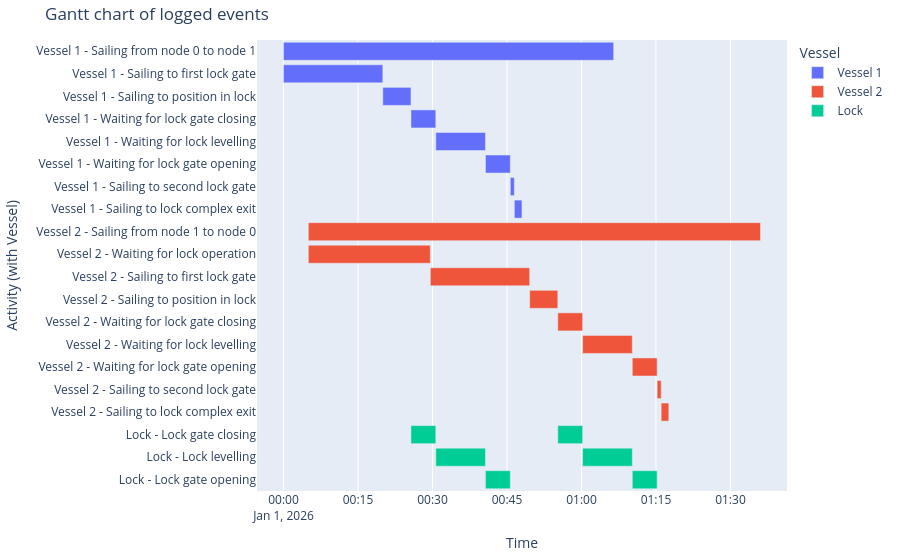

Here is the notebook cell this chart was saved with:
### Markdown cell above
##### Gantt chart
We confirm the vessel-infrastructure behaviour.

### Code cell
# eventtable for only vessels,
df_eventtable = logbook2eventtable([vessel_1, vessel_2, lock_chamber])
generate_vessel_gantt_chart(df_eventtable)

### Figure 1 — Plotly figure (JSON) as saved in the notebook; plotly's stock layout.template omitted (floating-point values rounded to 4 significant figures)
{"data": [{"base": ["2026-01-01T00:00:00.000000", "2026-01-01T00:00:00.000000", "2026-01-01T00:20:00.000000", "2026-01-01T00:25:40.000000", "2026-01-01T00:30:40.000000", "2026-01-01T00:40:40.000000", "2026-01-01T00:45:40.000000", "2026-01-01T00:46:29.000000"], "hovertemplate": "object name=Vessel 1<br>start time=%{base}<br>stop time=%{x}<br>activity label=%{y}<extra></extra>", "legendgroup": "Vessel 1", "marker": {"color": "#636efa", "pattern": {"shape": ""}}, "name": "Vessel 1", "orientation": "h", "showlegend": true, "textposition": "auto", "type": "bar", "x": [3989000, 1200000, 340000, 300000, 600000, 300000, 49000, 92000], "xaxis": "x", "y": ["Vessel 1 - Sailing from node 0 to node 1", "Vessel 1 - Sailing to first lock gate", "Vessel 1 - Sailing to position in lock", "Vessel 1 - Waiting for lock gate closing", "Vessel 1 - Waiting for lock levelling", "Vessel 1 - Waiting for lock gate opening", "Vessel 1 - Sailing to second lock gate", "Vessel 1 - Sailing to lock complex exit"], "yaxis": "y"}, {"base": ["2026-01-01T00:05:00.000000", "2026-01-01T00:05:00.000000", "2026-01-01T00:29:34.000000", "2026-01-01T00:49:34.000000", "2026-01-01T00:55:14.000000", "2026-01-01T01:00:14.000000", "2026-01-01T01:10:14.000000", "2026-01-01T01:15:14.000000", "2026-01-01T01:16:03.000000"], "hovertemplate": "object name=Vessel 2<br>start time=%{base}<br>stop time=%{x}<br>activity label=%{y}<extra></extra>", "legendgroup": "Vessel 2", "marker": {"color": "#EF553B", "pattern": {"shape": ""}}, "name": "Vessel 2", "orientation": "h", "showlegend": true, "textposition": "auto", "type": "bar", "x": [5463000, 1474000, 1200000, 340000, 300000, 600000, 300000, 49000, 92000], "xaxis": "x", "y": ["Vessel 2 - Sailing from node 1 to node 0", "Vessel 2 - Waiting for lock operation", "Vessel 2 - Sailing to first lock gate", "Vessel 2 - Sailing to position in lock", "Vessel 2 - Waiting for lock gate closing", "Vessel 2 - Waiting for lock levelling", "Vessel 2 - Waiting for lock gate opening", "Vessel 2 - Sailing to second lock gate", "Vessel 2 - Sailing to lock complex exit"], "yaxis": "y"}, {"base": ["2026-01-01T00:25:40.000000", "2026-01-01T00:30:40.000000", "2026-01-01T00:40:40.000000", "2026-01-01T00:55:14.000000", "2026-01-01T01:00:14.000000", "2026-01-01T01:10:14.000000"], "hovertemplate": "object name=Lock<br>start time=%{base}<br>stop time=%{x}<br>activity label=%{y}<extra></extra>", "legendgroup": "Lock", "marker": {"color": "#00cc96", "pattern": {"shape": ""}}, "name": "Lock", "orientation": "h", "showlegend": true, "textposition": "auto", "type": "bar", "x": [300000, 600000, 300000, 300000, 600000, 300000], "xaxis": "x", "y": ["Lock - Lock gate closing", "Lock - Lock levelling", "Lock - Lock gate opening", "Lock - Lock gate closing", "Lock - Lock levelling", "Lock - Lock gate opening"], "yaxis": "y"}], "layout": {"barmode": "overlay", "legend": {"title": {"text": "Vessel"}, "tracegroupgap": 0}, "margin": {"b": 20, "l": 20, "r": 20, "t": 40}, "title": {"text": "Gantt chart of logged events"}, "xaxis": {"anchor": "y", "domain": [0, 1], "title": {"text": "Time"}, "type": "date"}, "yaxis": {"anchor": "x", "autorange": "reversed", "domain": [0, 1], "title": {"text": "Activity (with Vessel)"}}}}
